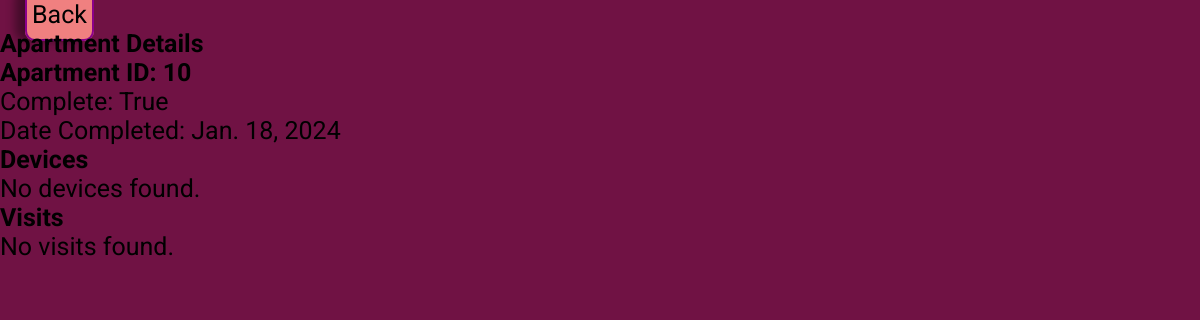
The page /streaming-transition/apartment/10/ on the database its author committed.
### streaming_transition/models.py (models this page shows, shortened)
class Apartment(models.Model):
    apartment_number = models.IntegerField()
    building = models.CharField(max_length=255)
    complete = models.BooleanField(default=False)
    date_completed = models.DateField(null=True, blank=True)

### streaming_transition/views.py (the view)
# urls.py: path('apartment/<int:pk>/', ApartmentDetailView.as_view(), name='apartment_detail'),
class ApartmentDetailView(DetailView):
    model = Apartment
    context_object_name = 'apartment'
    template_name = 'base/details.html'
    def get_queryset(self):
        queryset = super().get_queryset()
        return queryset.prefetch_related('visits', 'devices')
    def get_context_data(self, **kwargs):
        context = super().get_context_data(**kwargs)
        apartment = self.object
        context['devices'] = apartment.devices.all()
        context['visits'] = apartment.visits.all()
        return context

### streaming_transition/templates/base/details.html
{% extends 'base/streaming-transition-main.html' %}
{% block content %}
<h1>Apartment Details</h1>
<h2>Apartment ID: {{ apartment.id }}</h2>
<p>Complete: {{ apartment.complete }}</p>
<p>Date Completed: {{ apartment.date_completed }}</p>
<h2>Devices</h2>
<ul>
    {% for device in devices %}
    <li>
        <p>Device ID: {{ device.id }}</p>
        <p>Device Name: {{ device.name }}</p>
    </li>
    {% empty %}
    <li>No devices found.</li>
    {% endfor %}
</ul>
<h2>Visits</h2>
<ul>
    {% for visit in visits %}
    <li>
        <p>Visit ID: {{ visit.id }}</p>
        <p>Visit Date: {{ visit.date }}</p>
    </li>
    {% empty %}
    <li>No visits found.</li>
    {% endfor %}
</ul>
{% endblock %}

### streaming_transition/static/css/streaming-transition-stylesheet.css (style rules this page uses)
* { margin: 0; padding: 0; box-sizing: border-box; font-size: 25px; font-family: 'Roboto', sans-serif; }
body { background-color: rgb(112, 18, 68); }

### rows shown on the page
Apartment: id "10", complete "True", date_completed "Jan. 18, 2024"
